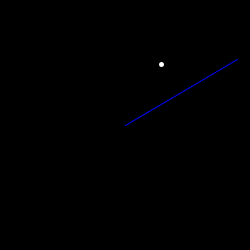
Frame 1 (no input)
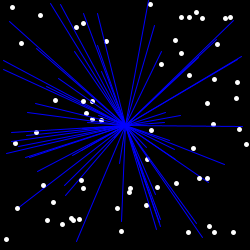
Frame 60 (the mouse pressed at the canvas centre just before this capture)
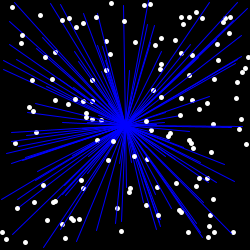
Frame 120 (the mouse held since frame 60 and released just before this capture)

The Processing sketch that drew these frames (run headless with seeded random() and noise(); from frame 60 on, the mouse is pressed at the canvas centre):

// Processing sketch: PointsAndLines
// ── PointsAndLines.pde
void setup() { // Function called ONCE in every program
  size(250, 250);
  background(0);
}

void draw() { // Function called REPEATEDLY in "every" program
  stroke(255); // Sets the color of the point (White)
  strokeWeight(5); // Sets size of the point
  point(random(width), random(height)); // Creates point at a random location
  // the random(x) function generates a random real number between 0 and x
  
  stroke(0,0,255); // Sets color of the line (Blue)
  strokeWeight(1);
  line(width/2, height/2, random(width), random(height)); // Connects two points
}
